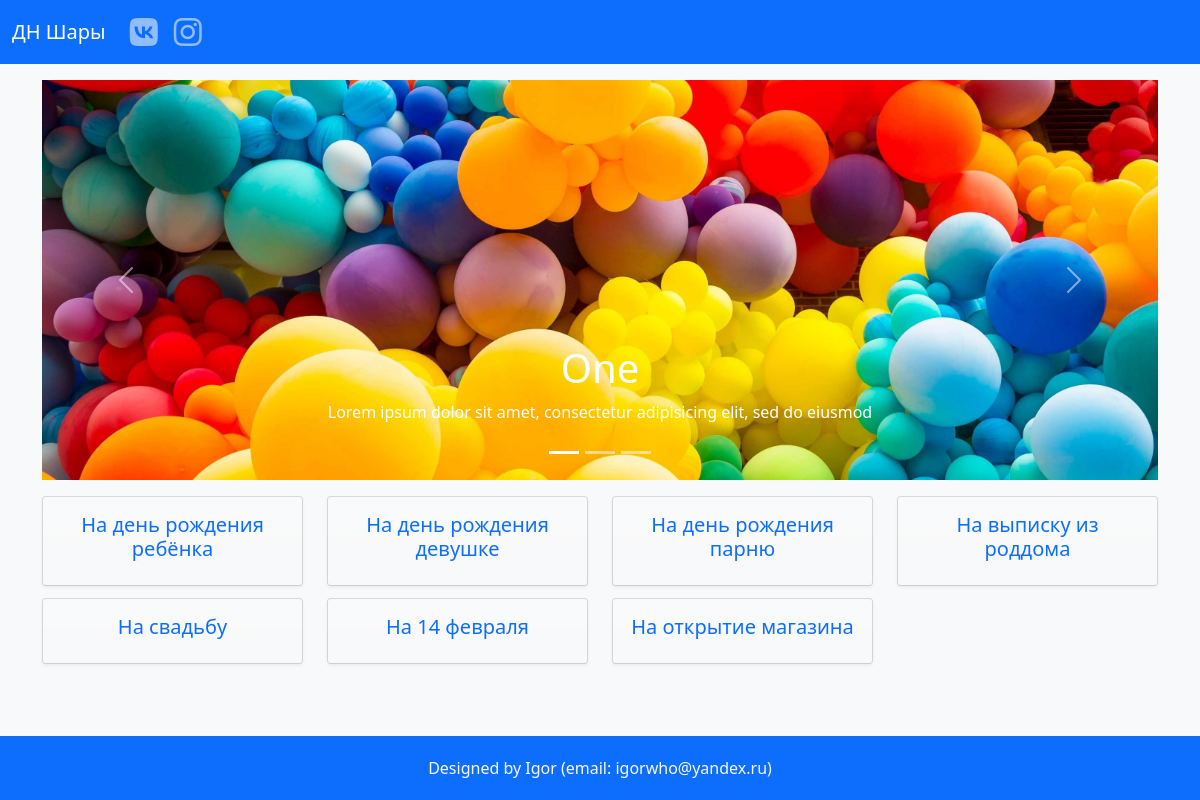
The app's page /, older data.
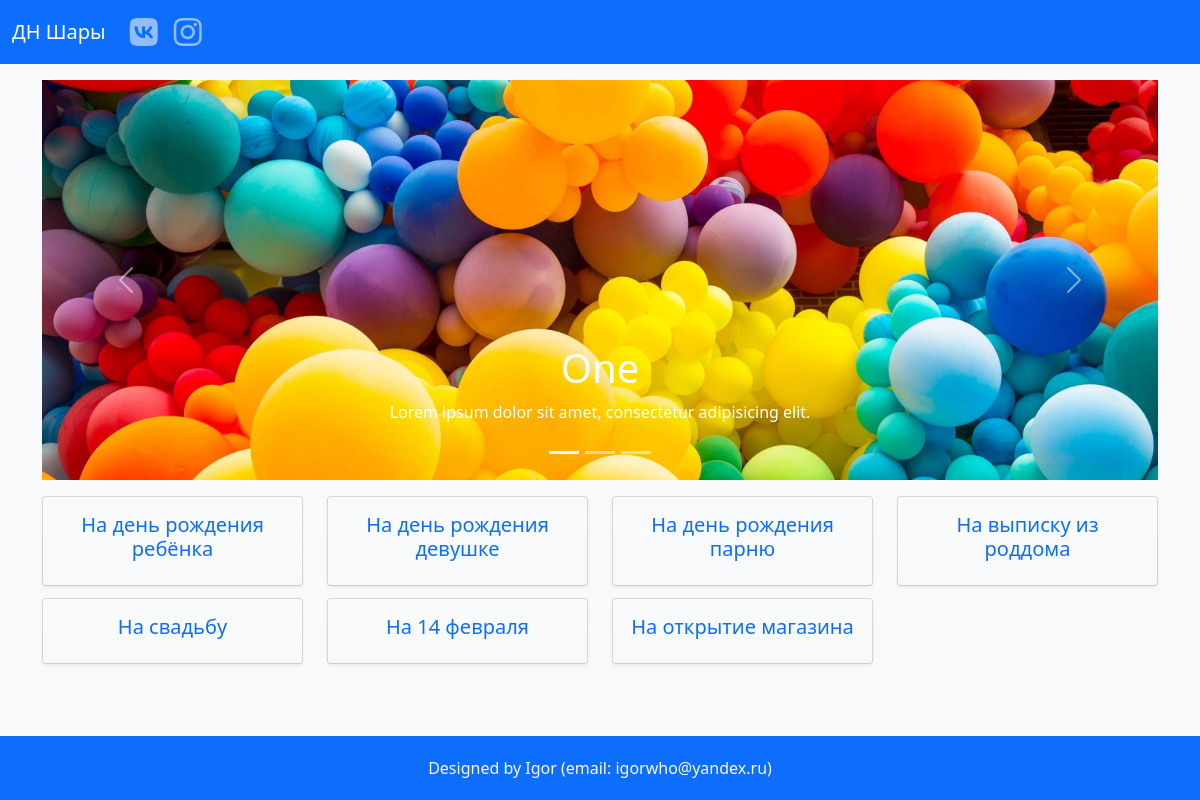
The same page, newer data.
### tables this page shows
CREATE TABLE `products` (
  `id` int(11) NOT NULL,
  `user_id` int(11) NOT NULL,
  `category_id` int(11) NOT NULL,
  `image_name` varchar(55) NOT NULL,
  `title` varchar(255) NOT NULL,
  `description` text NOT NULL,
  `price` int(11) DEFAULT NULL
);

CREATE TABLE `categories` (
  `id` int(11) NOT NULL,
  `name` varchar(255) NOT NULL
);

### index.php (called while the page is built)
<?php
include 'header.php';
include 'home.php';
include 'footer.php';

### config.php (called while the page is built)
<?php
$dns = 'mysql:host=localhost;dbname=balloons;charset=utf8';
$user = 'root';
$password = '';

### includes/classes/Model.php (called while the page is built, shortened)
<?php
class Model
{
    protected $tableName;
    private $pdo;
    public function __construct() {
        include __DIR__ . '/../../config.php';
        $this->pdo = new PDO($dns, $user, $password);
        $this->pdo->setAttribute(PDO::ATTR_ERRMODE, PDO::ERRMODE_EXCEPTION);
    }
    private function query($sql, $params = [])
    {
        $query = $this->pdo->prepare($sql);
        $query->execute($params);
        $query->setFetchMode(PDO::FETCH_CLASS, get_called_class());
        return $query;
    }
    public function getAll($where = [], $params = [])
    {
        $sql = "SELECT * FROM $this->tableName";
        if ($where) {
            $sql .= ' WHERE ';
            foreach ($where as $key => $_) {
                $sql .= "$key = :$key AND ";
            }
            $sql = rtrim($sql, ' AND ');
        }
        if (isset($params['order_by'])) {
            if ($params['order_by'][0] === '-') {
                $sql .= ' ORDER BY ' . substr($params['order_by'], 1) . ' DESC';
            } else {
                $sql .= ' ORDER BY ' . $params['order_by'] . ' ASC';
            }
        }
        $query = $this->query($sql, $where);
        return $query->fetchAll();
    }
}

### includes/classes/ProductModel.php (called while the page is built, shortened)
<?php
include_once 'Model.php';
class ProductModel extends Model
{
    public function getImageUrl()
    {
        $httpsOrHttp = isset($_SERVER['HTTPS']) && $_SERVER['HTTPS'] === 'on' ? 'https' : 'http';
        $host = $_SERVER['HTTP_HOST'];
        $url = "/images/$this->image_name";
        return $httpsOrHttp . '://' . $host . $url;
    }
}

### home.php (the view, shortened to what this page needs)
<?php
include 'includes/classes/ProductModel.php';
try {
    $slides = (new ProductModel)->getAll(['category_id' => 1]);
    $categories = (new CategoryModel)->getAll([], ['order_by' => 'id']);
    $categories = array_slice($categories, 1);
} catch (PDOException $e) {
    displayDbError();
}
?>
<div id="carouselExampleCaptions" class="carousel slide h-50" data-bs-ride="carousel">
    <div class="carousel-indicators">
        <?php foreach ($slides as $index => $slide): ?>
            <button type="button" data-bs-target="#carouselExampleCaptions" data-bs-slide-to="<?= $index  ?>" class="<?= $index === 0 ? 'active' : '' ?>"></button>
        <?php endforeach; ?>
    </div>
    <div class="carousel-inner">
        <?php foreach ($slides as $index => $slide): ?>
            <div class="carousel-item <?= $index === 0 ? 'active' : '' ?>">
                <img src="<?= $slide->getImageUrl() ?>" class="d-block w-100 h-100 slide" alt="...">
                <div class="carousel-caption">
                    <h1><?= $slide->title ?></h1>
                    <p><?= $slide->description ?></p>
                </div>
            </div>
        <?php endforeach; ?>
    </div>
    <button class="carousel-control-prev" type="button" data-bs-target="#carouselExampleCaptions" data-bs-slide="prev">
        <span class="carousel-control-prev-icon"></span>
    </button>
    <button class="carousel-control-next" type="button" data-bs-target="#carouselExampleCaptions" data-bs-slide="next">
        <span class="carousel-control-next-icon"></span>
    </button>
</div>
<div class="row mt-3">
    <?php foreach ($categories as $category): ?>
        <div class="col-sm-6 col-md-4 col-lg-3 mb-2">
            <div class="card mb-1 bg-light bg-gradient">
                <div class="card-body shadow-sm">
                    <a href="/products?category=<?= $category->id ?>" class="text-decoration-none"><h5 class="card-title text-center"><?= $category->name ?></h5></a>
                </div>
            </div>
        </div>
    <?php endforeach; ?>
</div>

Row changes from the older to the newer data that the page shows:
changed products "One": description "Lorem ipsum dolor sit amet, consectetur adipisicing elit, sed do eiusmod" → "Lorem ipsum dolor sit amet, consectetur adipisicing elit."
